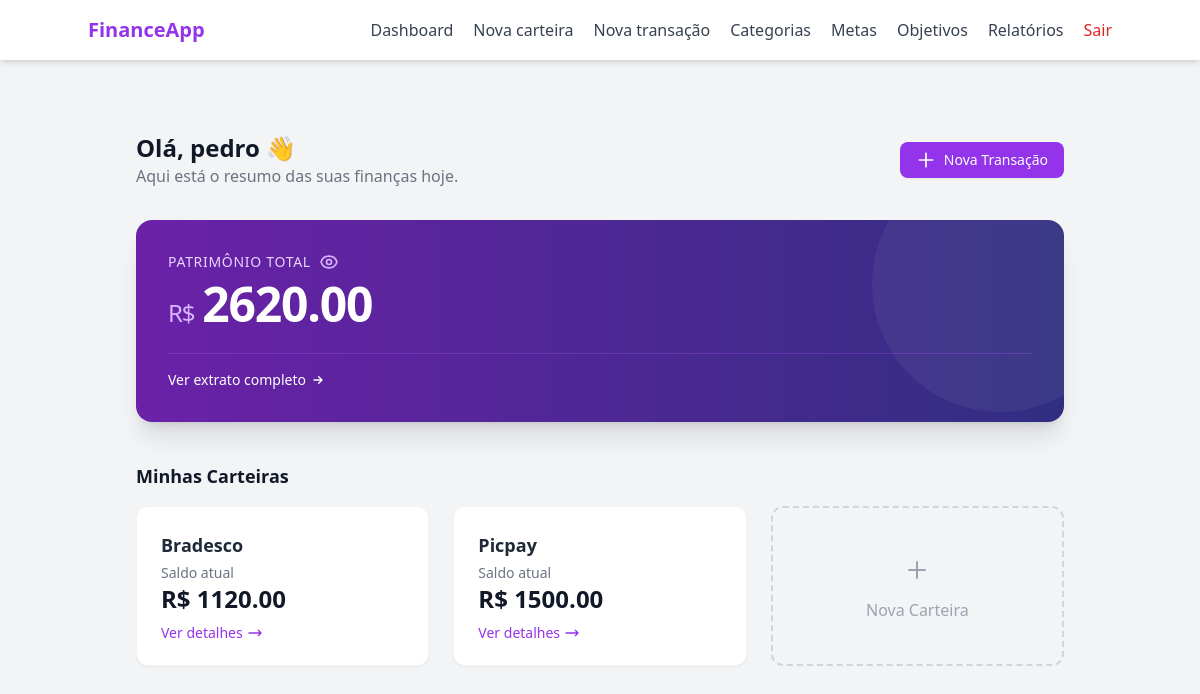
/dashboard (signed in), run on the app's committed database.
### models/user.py (models this page shows, shortened)
class User(db.Model, UserMixin):
    __tablename__ = "users"
    id = db.Column(db.Integer, primary_key= True)
    username = db.Column(db.String(100), nullable= False)
    email = db.Column(db.String(120), unique= True, nullable= False)
    password = db.Column(db.String(255), nullable= False)

### models/wallet.py (models this page shows, shortened)
class Wallet(db.Model):
    __tablename__ = "wallets"
    id = db.Column(db.Integer, primary_key= True)
    wallet_name = db.Column(db.String(100), nullable= False)
    initial_balance = db.Column(db.Float, default= 0.0)
    current_balance = db.Column(db.Float, default= 0.0)
    is_active = db.Column(db.Boolean, default= True)
    created_at = db.Column(db.DateTime, default= lambda: datetime.now(timezone.utc).date())
    user_id = db.Column(db.Integer, db.ForeignKey("users.id"), nullable= False)

### routes/main_routes.py (the view)
@main_bp.route("/dashboard", methods=["GET"])
@login_required
def dashboard_page():
    wallets = WalletController.get_wallets_by_user(current_user.id)
    total_balance = sum(wallet.current_balance for wallet in wallets)
    return render_template("index.html", user= current_user, wallets= wallets, total_balance=total_balance)

### controllers/wallet_controller.py (called while the page is built)
    @staticmethod
    def get_wallets_by_user(user_id):
        wallets = Wallet.query.filter_by(user_id= user_id, is_active= True).all()
        return wallets

### templates/index.html (shortened to what this page needs)
{% extends "base.html" %}
{% block content %}
<div class="max-w-7xl mx-auto px-4 sm:px-6 lg:px-8 py-8">
    <div class="flex flex-col sm:flex-row justify-between items-start sm:items-center mb-8 gap-4">
        <div>
            <h1 class="text-2xl font-bold text-gray-900">Olá, {{ user.username }} 👋</h1>
            <p class="text-gray-500">Aqui está o resumo das suas finanças hoje.</p>
        </div>
        <a href="{{ url_for('transaction_bp.transaction_new_page') }}"
           class="inline-flex items-center px-4 py-2 bg-purple-600 hover:bg-purple-700 text-white text-sm font-medium rounded-lg shadow-sm transition-colors duration-150">
            <svg class="w-5 h-5 mr-2" fill="none" stroke="currentColor" viewBox="0 0 24 24"><path stroke-linecap="round" stroke-linejoin="round" stroke-width="2" d="M12 4v16m8-8H4"></path></svg>
            Nova Transação
        </a>
    </div>
<div class="mb-10">
    <div class="relative overflow-hidden rounded-2xl bg-gradient-to-r from-purple-800 to-indigo-900 text-white shadow-xl p-8">
        <div class="absolute top-0 right-0 -mr-16 -mt-16 w-64 h-64 rounded-full bg-white opacity-5"></div>
        <div class="relative z-10">
            <div class="flex items-center gap-2 mb-1">
                <p class="text-purple-200 text-sm font-medium uppercase tracking-wider">Patrimônio Total</p>
                <button onclick="toggleBalance()" class="text-purple-300 hover:text-white transition-colors focus:outline-none">
                </button>
            </div>
            <h2 class="text-5xl font-bold text-white tracking-tight mt-2 flex items-baseline mb-6">
                <span class="text-2xl font-normal text-purple-300 mr-2">R$</span>
                <span id="balance-value">{{ "%.2f"|format(total_balance) }}</span>
            </h2>
            <div class="pt-4 border-t border-purple-500/30 flex justify-between items-center">
                <a href="{{ url_for('transaction_bp.transaction_page') }}" class="group flex items-center text-sm font-medium text-white hover:text-purple-200 transition-colors">
                    Ver extrato completo
                    <svg class="w-4 h-4 ml-1 transform group-hover:translate-x-1 transition-transform" fill="none" stroke="currentColor" viewBox="0 0 24 24"><path stroke-linecap="round" stroke-linejoin="round" stroke-width="2" d="M13 7l5 5m0 0l-5 5m5-5H6"></path></svg>
                </a>
            </div>
        </div>
    </div>
</div>
    <div class="mb-6">
        <h3 class="text-lg font-bold text-gray-900 mb-4">Minhas Carteiras</h3>
        <div class="grid grid-cols-1 sm:grid-cols-2 lg:grid-cols-3 gap-6">
{% for wallet in wallets %}
<a href="{{ url_for('wallet_bp.wallet_detail_page', wallet_id=wallet.id) }}"
   class="group bg-white rounded-xl shadow-sm border border-gray-100 p-6 hover:shadow-md hover:border-purple-200 transition-all duration-200 flex flex-col justify-between h-40 cursor-pointer">
    <div>
        <h4 class="font-semibold text-gray-800 text-lg mb-1">{{ wallet.wallet_name }}</h4>
        <p class="text-sm text-gray-500">Saldo atual</p>
    </div>
    <div>
        <span class="text-2xl font-bold text-gray-900">
            <span class="wallet-balance">
                R$ {{ "%.2f"|format(wallet.current_balance) }}
            </span>
        </span>
        <div class="text-sm text-purple-600 font-medium mt-2 group-hover:text-purple-800 flex items-center gap-1 transition-colors">
            Ver detalhes
            <svg class="w-4 h-4 transform transition-transform group-hover:translate-x-1" fill="none" stroke="currentColor" viewBox="0 0 24 24"><path stroke-linecap="round" stroke-linejoin="round" stroke-width="2" d="M17 8l4 4m0 0l-4 4m4-4H3"></path></svg>
        </div>
    </div>
</a>
{% endfor %}
            <a href="{{ url_for('wallet_bp.wallet_new_page') }}" class="border-2 border-dashed border-gray-300 rounded-xl p-6 flex flex-col items-center justify-center text-gray-400 hover:border-purple-500 hover:text-purple-600 hover:bg-purple-50 transition-all duration-200 h-40 group cursor-pointer">
                <div class="w-10 h-10 rounded-full bg-gray-100 group-hover:bg-white flex items-center justify-center mb-2 transition-colors">
                    <svg class="w-6 h-6" fill="none" stroke="currentColor" viewBox="0 0 24 24"><path stroke-linecap="round" stroke-linejoin="round" stroke-width="2" d="M12 4v16m8-8H4"></path></svg>
                </div>
                <span class="font-medium">Nova Carteira</span>
            </a>
        </div>
    </div>
</div>
{% endblock %}

### data on the page
User: username "pedro"
Wallet: wallet_name "Bradesco", current_balance "1120.00"
Wallet: wallet_name "Picpay", current_balance "1500.00"

### other printed values
{{ "%.2f"|format(total_balance) }} "2620.00"
